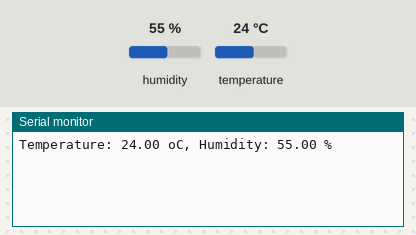
The sketch below on a simulated Arduino Uno, built with avr-gcc and run on an emulated ATmega328P. Parts: the last lines printed to the serial monitor. The inputs (shaded band) are chosen by the test bench; at power-on: humidity 55 %, temperature 24 °C.

Above: at 1.5 s.
1.6 s: humidity set to 22 %
At 6.5 s:
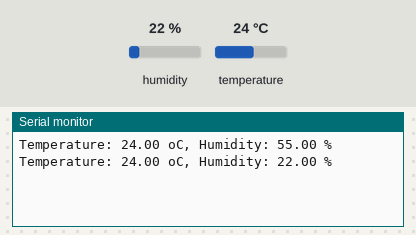
7.6 s: temperature set to 12 °C
At 11.7 s:
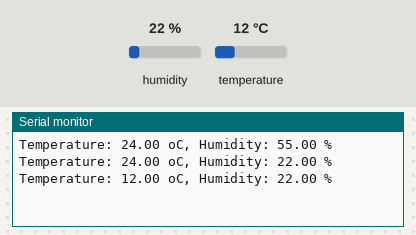
13.6 s: humidity set to 40 %
At 15.8 s:
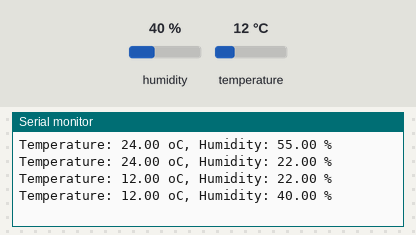
Timing chart, 0 to 17.3 s (numbered marks = the images above; inputs shaded):
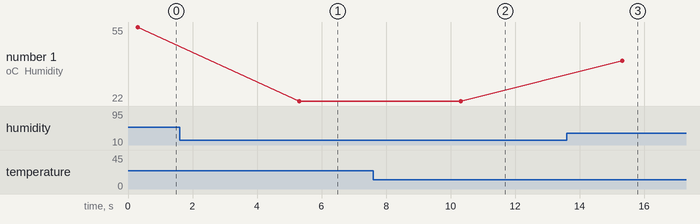

The sketch:

6.ino
```cpp
#include "DHT.h"
#define DHTPIN 8
#define DHTTYPE DHT22

DHT dht(DHTPIN, DHTTYPE);

void setup() {
  Serial.begin(9600);
  dht.begin();
  delay(300);
}

void loop() {
  float humi = dht.readHumidity();
  float temp = dht.readTemperature();

  Serial.print("Temperature: ");
  Serial.print(temp);
  Serial.print(" oC, Humidity: ");
  Serial.print(humi);
  Serial.println(" %");
  delay(5000);
}
```

Measured:
- after the input at 1.6 s, the serial monitor: prints a new line after 3.7 s (image 1)
- after the input at 7.6 s, the serial monitor: prints a new line after 2.7 s (image 2)
- after the input at 13.6 s, the serial monitor: prints a new line after 1.7 s (image 3)
- plotted number 1: 55 → 22 after the input at 1.6 s, 22 → 40 after the input at 13.6 s
